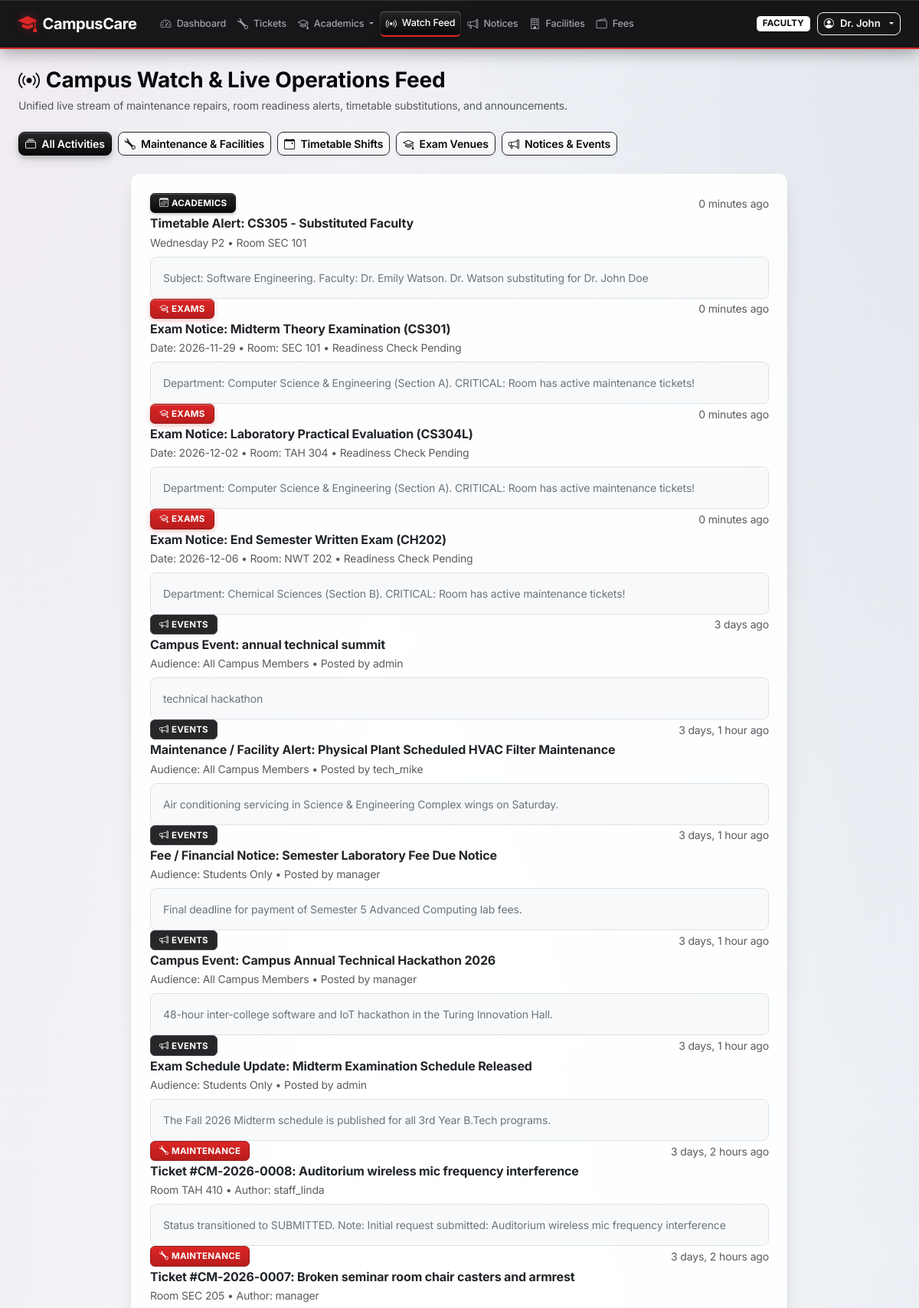
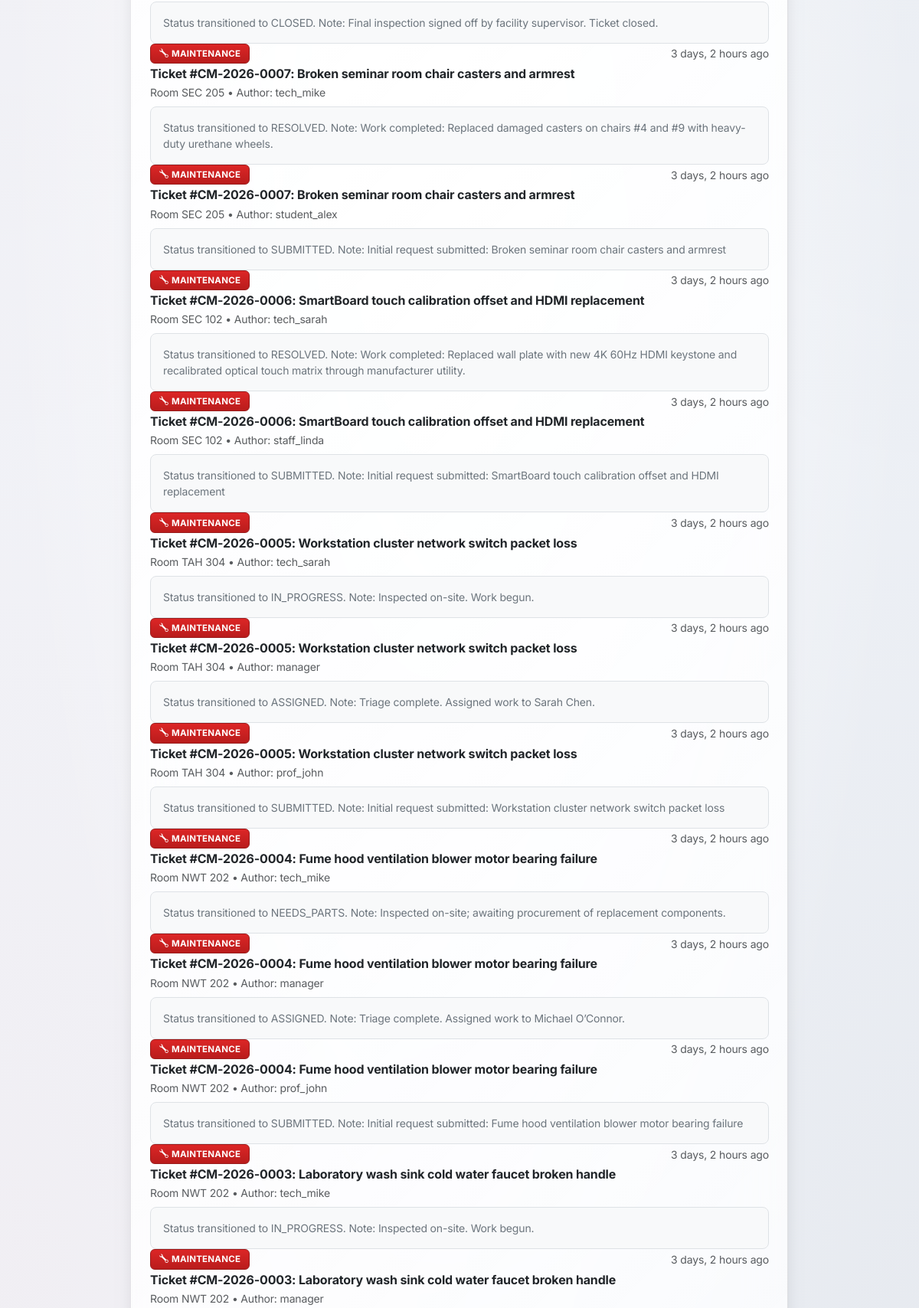
Page /notices/feed/ (signed in, upper part) on the committed database (2 pictures, top to bottom).
### accounts/models.py (models this page shows, shortened)
class User(AbstractUser):
    class Role(models.TextChoices):
        STUDENT = 'STUDENT', 'Student'
        FACULTY = 'FACULTY', 'Faculty'
        TECHNICIAN = 'TECHNICIAN', 'Technician'
        MANAGER = 'MANAGER', 'Facility / Dept Manager'
        ADMIN = 'ADMIN', 'Administrator'
    role = models.CharField(
        max_length=20,
        choices=Role.choices,
        default=Role.STUDENT,
        db_index=True,
        help_text="Designates the system role and permission tier of the user."
    )
    department = models.CharField(max_length=120, blank=True)
    phone_number = models.CharField(max_length=30, blank=True)
    identifier_number = models.CharField(
        max_length=60,
        blank=True,
        help_text="Roll Number (for Students) or Employee ID (for Faculty/Staff)"
    )
    year_or_block = models.CharField(
        max_length=60,
        blank=True,
        help_text="Year & Section (e.g., 3rd Year - Sec A) or Assigned Block"
    )
    is_first_login_2fa_completed = models.BooleanField(
        default=False,
        help_text="Designates whether the user has completed their first-login two-step verification."
    )
    is_onboarding_completed = models.BooleanField(
        default=False,
        help_text="Designates whether the user has completed their initial onboarding profile confirmation."
    )
    last_seen_notices_at = models.DateTimeField(null=True, blank=True)
    last_seen_tickets_at = models.DateTimeField(null=True, blank=True)
    last_seen_timetable_at = models.DateTimeField(null=True, blank=True)
    class Meta:
        ordering = ['username']
    @property
    def is_student(self):
        return self.role == self.Role.STUDENT
    @property
    def is_faculty(self):
        return self.role == self.Role.FACULTY
    @property
    def is_technician(self):
        return self.role == self.Role.TECHNICIAN
    @property
    def is_manager(self):
        return self.role == self.Role.MANAGER or self.is_superuser
    @property
    def is_admin_role(self):
        return self.role == self.Role.ADMIN or self.is_superuser

### notices/models.py (models this page shows, shortened)
class Announcement(models.Model):
    class Type(models.TextChoices):
        GENERAL = 'GENERAL', 'General Announcement'
        EVENT = 'EVENT', 'Campus Event'
        FEE_NOTICE = 'FEE_NOTICE', 'Fee / Financial Notice'
        EXAM_UPDATE = 'EXAM_UPDATE', 'Exam Schedule Update'
        MAINTENANCE_ALERT = 'MAINTENANCE_ALERT', 'Maintenance / Facility Alert'
    class TargetRole(models.TextChoices):
        ALL = 'ALL', 'All Campus Members'
        STUDENT = 'STUDENT', 'Students Only'
        FACULTY = 'FACULTY', 'Faculty Only'
        STAFF = 'STAFF', 'Facilities & Technical Staff'
    title = models.CharField(max_length=200)
    summary = models.CharField(max_length=300)
    body = models.TextField()
    announcement_type = models.CharField(
        max_length=30,
        choices=Type.choices,
        default=Type.GENERAL,
        db_index=True
    )
    target_role = models.CharField(
        max_length=20,
        choices=TargetRole.choices,
        default=TargetRole.ALL,
        db_index=True
    )
    target_department = models.CharField(max_length=120, blank=True)
    event_date = models.DateField(null=True, blank=True)
    due_date = models.DateField(null=True, blank=True)
    is_pinned = models.BooleanField(default=False)
    created_by = models.ForeignKey(
        settings.AUTH_USER_MODEL,
        on_delete=models.SET_NULL,
        null=True,
        blank=True,
        related_name='announcements'
    )
    created_at = models.DateTimeField(auto_now_add=True, db_index=True)
    class Meta:
        ordering = ['-is_pinned', '-created_at']

### tickets/models.py (models this page shows, shortened)
class TicketUpdate(models.Model):
    ticket = models.ForeignKey(
        MaintenanceRequest,
        on_delete=models.CASCADE,
        related_name='updates'
    )
    author = models.ForeignKey(
        settings.AUTH_USER_MODEL,
        on_delete=models.SET_NULL,
        null=True,
        blank=True,
        related_name='ticket_updates'
    )
    old_status = models.CharField(max_length=30, blank=True)
    new_status = models.CharField(max_length=30, blank=True)
    comment = models.TextField()
    created_at = models.DateTimeField(auto_now_add=True)
    class Meta:
        ordering = ['created_at']

### notices/views.py (the view)
# urls.py: path('feed/', views.live_feed_view, name='live_feed'),
@login_required
def live_feed_view(request):
    category_filter = request.GET.get('cat', 'ALL')
    feed_items = []
    if category_filter in ['ALL', 'MAINTENANCE']:
        updates = TicketUpdate.objects.select_related('ticket__room', 'author').order_by('-created_at')[:15]
        for u in updates:
            feed_items.append({
                'category': 'MAINTENANCE',
                'badge_class': 'bg-warning text-dark',
                'icon': 'bi-wrench',
                'title': f"Ticket #{u.ticket.ticket_code}: {u.ticket.title}",
                'meta': f"Room {u.ticket.room.building_code} {u.ticket.room.room_number} &bull; Author: {u.author.username if u.author else 'System'}",
                'body': f"Status transitioned to {u.new_status or u.ticket.status}. Note: {u.comment}",
                'timestamp': u.created_at,
                'link': f"/tickets/{u.ticket.ticket_code}/",
            })
    if category_filter in ['ALL', 'EVENTS']:
        announcements = Announcement.objects.select_related('created_by').order_by('-created_at')[:15]
        for a in announcements:
            feed_items.append({
                'category': 'EVENTS',
                'badge_class': 'bg-info text-white',
                'icon': 'bi-megaphone',
                'title': f"{a.get_announcement_type_display()}: {a.title}",
                'meta': f"Audience: {a.get_target_role_display()} &bull; Posted by {a.created_by.username if a.created_by else 'Admin'}",
                'body': a.summary,
                'timestamp': a.created_at,
                'link': f"/notices/announcements/{a.id}/",
            })
    if category_filter in ['ALL', 'ACADEMICS']:
        slots = TimetableSlot.objects.filter(~Q(status='REGULAR')).select_related('faculty', 'room')[:10]
        for s in slots:
            feed_items.append({
                'category': 'ACADEMICS',
                'badge_class': 'bg-primary text-white',
                'icon': 'bi-calendar3',
                'title': f"Timetable Alert: {s.subject_code} - {s.get_status_display()}",
                'meta': f"{s.get_day_of_week_display()} P{s.period_number} &bull; Room {s.room.building_code} {s.room.room_number}",
                'body': f"Subject: {s.subject_name}. Faculty: {s.faculty.get_full_name() if s.faculty else 'TBA'}. {s.notes}",
                'timestamp': timezone.now(),
                'link': "/academics/timetable/",
            })
    if category_filter in ['ALL', 'EXAMS']:
        exams = ExamSchedule.objects.select_related('room', 'invigilator').order_by('exam_date')[:10]
        for e in exams:
            readiness_str = "Verified Ready" if e.room_readiness_checked else "Readiness Check Pending"
            has_crit = e.has_room_critical_issues
            feed_items.append({
                'category': 'EXAMS',
                'badge_class': 'bg-danger text-white' if has_crit else 'bg-dark text-white',
                'icon': 'bi-mortarboard',
                'title': f"Exam Notice: {e.exam_name} ({e.subject_code})",
                'meta': f"Date: {e.exam_date} &bull; Room: {e.room.building_code} {e.room.room_number} &bull; {readiness_str}",
                'body': f"Department: {e.department} ({e.section}). {'CRITICAL: Room has active maintenance tickets!' if has_crit else ''}",
                'timestamp': timezone.now(),
                'link': "/academics/exams/",
            })
    feed_items.sort(key=lambda x: x['timestamp'], reverse=True)
    return render(request, 'notices/live_feed.html', {
        'feed_items': feed_items[:30],
        'category_filter': category_filter,
    })

### templates/notices/live_feed.html (shortened to what this page needs)
{% extends 'base.html' %}
{% block content %}
<div class="d-flex flex-column flex-md-row justify-content-between align-items-md-center gap-3 mb-4">
    <div>
        <h3 class="fw-bold mb-1"><i class="bi bi-broadcast live-feed-pulsing-icon me-2"></i>Campus Watch & Live Operations Feed</h3>
        <p class="text-muted small mb-0">Unified live stream of maintenance repairs, room readiness alerts, timetable substitutions, and announcements.</p>
    </div>
</div>
<div class="d-flex flex-wrap gap-2 mb-4">
    <a href="{% url 'notices:live_feed' %}?cat=ALL" class="btn btn-sm {% if category_filter == 'ALL' %}btn-dark{% else %}btn-outline-secondary{% endif %}">
        <i class="bi bi-collection me-1"></i> All Activities
    </a>
    <a href="{% url 'notices:live_feed' %}?cat=MAINTENANCE" class="btn btn-sm {% if category_filter == 'MAINTENANCE' %}btn-dark{% else %}btn-outline-secondary{% endif %}">
        <i class="bi bi-wrench me-1"></i> Maintenance & Facilities
    </a>
    <a href="{% url 'notices:live_feed' %}?cat=ACADEMICS" class="btn btn-sm {% if category_filter == 'ACADEMICS' %}btn-dark{% else %}btn-outline-secondary{% endif %}">
        <i class="bi bi-calendar-event me-1"></i> Timetable Shifts
    </a>
    <a href="{% url 'notices:live_feed' %}?cat=EXAMS" class="btn btn-sm {% if category_filter == 'EXAMS' %}btn-dark{% else %}btn-outline-secondary{% endif %}">
        <i class="bi bi-mortarboard me-1"></i> Exam Venues
    </a>
    <a href="{% url 'notices:live_feed' %}?cat=EVENTS" class="btn btn-sm {% if category_filter == 'EVENTS' %}btn-dark{% else %}btn-outline-secondary{% endif %}">
        <i class="bi bi-megaphone me-1"></i> Notices & Events
    </a>
</div>
<div class="row justify-content-center">
    <div class="col-lg-9">
        <div class="card shadow-sm border-0">
            <div class="card-body p-4">
                <div class="timeline-container">
                    {% for item in feed_items %}
                    <div class="timeline-item">
                        <div class="d-flex justify-content-between align-items-center mb-1">
                            <span class="badge {{ item.badge_class }}">
                                <i class="bi {{ item.icon }} me-1"></i>{{ item.category }}
                            </span>
                            <span class="small text-muted">{{ item.timestamp|timesince }} ago</span>
                        </div>
                        <h6 class="fw-bold text-dark mb-1">
                            {% if item.link %}
                            <a href="{{ item.link }}" class="text-decoration-none text-dark">
                                {{ item.title }}
                            </a>
                            {% else %}
                            {{ item.title }}
                            {% endif %}
                        </h6>
                        <div class="small text-muted mb-2">{{ item.meta|safe }}</div>
                        <div class="p-3 bg-light rounded-3 border small text-secondary">
                            {{ item.body|linebreaksbr }}
                        </div>
                    </div>
                    {% empty %}
                    <div class="text-center py-5 text-muted">
                        <i class="bi bi-broadcast-pin fs-2 d-block mb-2"></i>
                        No operational events logged for this category.
                    </div>
                    {% endfor %}
                </div>
            </div>
        </div>
    </div>
</div>
{% endblock %}

### templates/base.html (shortened to what this page needs)
{% load static %}
<!DOCTYPE html>
<html lang="en">
<head>
    <link href="https://cdn.jsdelivr.net/npm/bootstrap@5.3.3/dist/css/bootstrap.min.css" rel="stylesheet">
    <link href="https://cdn.jsdelivr.net/npm/bootstrap-icons@1.11.3/font/bootstrap-icons.min.css" rel="stylesheet">
    <link rel="stylesheet" href="{% static 'css/glass_theme.css' %}?v=2.2">
</head>
<body>
    <nav class="navbar navbar-expand-lg navbar-custom sticky-top py-2">
        <div class="container-fluid px-3 px-xl-4">
            <a class="navbar-brand d-flex align-items-center gap-2 text-nowrap" href="{% if user.is_authenticated %}{% url 'core:dashboard' %}{% else %}{% url 'core:index' %}{% endif %}">
                <i class="bi bi-mortarboard-fill fs-4" style="color: var(--rwb-red);"></i>
                <span class="fw-bold">CampusCare</span>
            </a>
            <div class="collapse navbar-collapse" id="mainNavbar">
                {% if user.is_authenticated %}
                <ul class="navbar-nav me-auto mb-2 mb-lg-0 ms-lg-2 align-items-center">
                    <li class="nav-item">
                        <a class="nav-link text-nowrap {% if request.resolver_match.url_name == 'dashboard' %}active{% endif %}" href="{% url 'core:dashboard' %}">
                            <i class="bi bi-speedometer2 me-1"></i>Dashboard
                        </a>
                    </li>
                    <li class="nav-item">
                        <a class="nav-link text-nowrap {% if request.resolver_match.app_name == 'tickets' %}active{% endif %}" href="{% url 'tickets:ticket_list' %}">
                            <i class="bi bi-wrench me-1"></i>Tickets
                        </a>
                    </li>
                    <li class="nav-item dropdown">
                        <a class="nav-link dropdown-toggle text-nowrap {% if request.resolver_match.app_name == 'academics' %}active{% endif %}" href="#" role="button" data-bs-toggle="dropdown" aria-expanded="false">
                            <i class="bi bi-mortarboard me-1"></i>Academics
                        </a>
                    </li>
                    <li class="nav-item">
                        <a class="nav-link text-nowrap {% if request.resolver_match.url_name == 'live_feed' %}active{% endif %}" href="{% url 'notices:live_feed' %}">
                            <i class="bi bi-broadcast live-feed-pulsing-icon me-1"></i>Watch Feed
                        </a>
                    </li>
                    <li class="nav-item">
                        <a class="nav-link text-nowrap {% if request.resolver_match.url_name == 'announcement_list' %}active{% endif %}" href="{% url 'notices:announcement_list' %}">
                            <i class="bi bi-megaphone me-1"></i>Notices
                        </a>
                    </li>
                    <li class="nav-item">
                        <a class="nav-link text-nowrap {% if request.resolver_match.app_name == 'facilities' %}active{% endif %}" href="{% url 'facilities:room_list' %}">
                            <i class="bi bi-building me-1"></i>Facilities
                        </a>
                    </li>
                    <li class="nav-item">
                        <a class="nav-link text-nowrap {% if request.resolver_match.url_name == 'fee_tracker' %}active{% endif %}" href="{% url 'notices:fee_tracker' %}">
                            <i class="bi bi-wallet2 me-1"></i>Fees
                        </a>
                    </li>
                </ul>
                <div class="d-flex align-items-center gap-2 flex-shrink-0 ms-auto">
                    <span class="badge {% if user.role == 'ADMIN' %}badge-role-admin{% elif user.role == 'MANAGER' %}badge-role-manager{% elif user.role == 'TECHNICIAN' %}badge-role-technician{% elif user.role == 'FACULTY' %}badge-role-faculty{% else %}badge-role-student{% endif %} text-uppercase px-2 py-1 text-nowrap" style="font-size: 0.72rem;">
                        {{ user.get_role_display }}
                    </span>
                    <div class="dropdown">
                        <button class="btn btn-outline-light btn-sm dropdown-toggle d-flex align-items-center gap-2 text-nowrap py-1 px-2" type="button" data-bs-toggle="dropdown" style="font-size: 0.82rem;">
                            <i class="bi bi-person-circle"></i>
                            <span class="text-truncate" style="max-width: 110px;">{{ user.first_name|default:user.username }}</span>
                        </button>
                    </div>
                </div>
                {% endif %}
            </div>
        </div>
    </nav>
    <main class="flex-grow-1 py-4">
        <div class="container-fluid px-lg-4">
            {% block content %}{% endblock %}
        </div>
    </main>
</body>
</html>

### rows in the picture
User: role "FACULTY", first_name "Dr. John"
Announcement: timestamp "3 days", body "technical hackathon"
Announcement: timestamp "3 days, 1 hour", body "Air conditioning servicing in Science & Engineering Complex wings on Saturday."
Announcement: timestamp "3 days, 1 hour", body "Final deadline for payment of Semester 5 Advanced Computing lab fees."
Announcement: timestamp "3 days, 1 hour", body "48-hour inter-college software and IoT hackathon in the Turing Innovation Hall."
Announcement: timestamp "3 days, 1 hour", body "The Fall 2026 Midterm schedule is published for all 3rd Year B.Tech programs."
TicketUpdate: timestamp "3 days, 2 hours"
TicketUpdate: timestamp "3 days, 2 hours"
TicketUpdate: timestamp "3 days, 2 hours"
TicketUpdate: timestamp "3 days, 2 hours"
TicketUpdate: timestamp "3 days, 2 hours"
TicketUpdate: timestamp "3 days, 2 hours"
TicketUpdate: timestamp "3 days, 2 hours"
TicketUpdate: timestamp "3 days, 2 hours"
TicketUpdate: timestamp "3 days, 2 hours"
TicketUpdate: timestamp "3 days, 2 hours"
TicketUpdate: timestamp "3 days, 2 hours"
TicketUpdate: timestamp "3 days, 2 hours"
TicketUpdate: timestamp "3 days, 2 hours"
TicketUpdate: timestamp "3 days, 2 hours"

### other values in the picture
{{ item.category }} "ACADEMICS" "EXAMS" "EXAMS" "EXAMS" "EVENTS" "EVENTS" "EVENTS" "EVENTS" "EVENTS" "MAINTENANCE" "MAINTENANCE" "MAINTENANCE" "MAINTENANCE" "MAINTENANCE" "MAINTENANCE" "MAINTENANCE" "MAINTENANCE" "MAINTENANCE" "MAINTENANCE" "MAINTENANCE" "MAINTENANCE" "MAINTENANCE" "MAINTENANCE"
{{ item.timestamp|timesince }} "0 minutes" "0 minutes" "0 minutes" "0 minutes"
{{ item.title }} "Timetable Alert: CS305 - Substituted Faculty" "Exam Notice: Midterm Theory Examination (CS301)" "Exam Notice: Laboratory Practical Evaluation (CS304L)" "Exam Notice: End Semester Written Exam (CH202)" "Campus Event: annual technical summit" "Maintenance / Facility Alert: Physical Plant Scheduled HVAC Filter Maintenance" "Fee / Financial Notice: Semester Laboratory Fee Due Notice" "Campus Event: Campus Annual Technical Hackathon 2026" "Exam Schedule Update: Midterm Examination Schedule Released" "Ticket #CM-2026-0008: Auditorium wireless mic frequency interference" "Ticket #CM-2026-0007: Broken seminar room chair casters and armrest" "Ticket #CM-2026-0007: Broken seminar room chair casters and armrest" "Ticket #CM-2026-0007: Broken seminar room chair casters and armrest" "Ticket #CM-2026-0006: SmartBoard touch calibration offset and HDMI replacement" "Ticket #CM-2026-0006: SmartBoard touch calibration offset and HDMI replacement" "Ticket #CM-2026-0005: Workstation cluster network switch packet loss" "Ticket #CM-2026-0005: Workstation cluster network switch packet loss" "Ticket #CM-2026-0005: Workstation cluster network switch packet loss" "Ticket #CM-2026-0004: Fume hood ventilation blower motor bearing failure" "Ticket #CM-2026-0004: Fume hood ventilation blower motor bearing failure" "Ticket #CM-2026-0004: Fume hood ventilation blower motor bearing failure" "Ticket #CM-2026-0003: Laboratory wash sink cold water faucet broken handle" "Ticket #CM-2026-0003: Laboratory wash sink cold water faucet broken handle"
{{ item.meta|safe }} "Wednesday P2 • Room SEC 101" "Date: 2026-11-29 • Room: SEC 101 • Readiness Check Pending" "Date: 2026-12-02 • Room: TAH 304 • Readiness Check Pending" "Date: 2026-12-06 • Room: NWT 202 • Readiness Check Pending" "Audience: All Campus Members • Posted by admin" "Audience: All Campus Members • Posted by tech_mike" "Audience: Students Only • Posted by manager" "Audience: All Campus Members • Posted by manager" "Audience: Students Only • Posted by admin" "Room TAH 410 • Author: staff_linda" "Room SEC 205 • Author: manager" "Room SEC 205 • Author: tech_mike" "Room SEC 205 • Author: student_alex" "Room SEC 102 • Author: tech_sarah" "Room SEC 102 • Author: staff_linda" "Room TAH 304 • Author: tech_sarah" "Room TAH 304 • Author: manager" "Room TAH 304 • Author: prof_john" "Room NWT 202 • Author: tech_mike" "Room NWT 202 • Author: manager" "Room NWT 202 • Author: prof_john" "Room NWT 202 • Author: tech_mike" "Room NWT 202 • Author: manager"
{{ item.body|linebreaksbr }} "Subject: Software Engineering. Faculty: Dr. Emily Watson. Dr. Watson substituting for Dr. John Doe" "Department: Computer Science & Engineering (Section A). CRITICAL: Room has active maintenance tickets!" "Department: Computer Science & Engineering (Section A). CRITICAL: Room has active maintenance tickets!" "Department: Chemical Sciences (Section B). CRITICAL: Room has active maintenance tickets!" "Status transitioned to SUBMITTED. Note: Initial request submitted: Auditorium wireless mic frequency interference" "Status transitioned to CLOSED. Note: Final inspection signed off by facility supervisor. Ticket closed." "Status transitioned to RESOLVED. Note: Work completed: Replaced damaged casters on chairs #4 and #9 with heavy-duty urethane wheels." "Status transitioned to SUBMITTED. Note: Initial request submitted: Broken seminar room chair casters and armrest" "Status transitioned to RESOLVED. Note: Work completed: Replaced wall plate with new 4K 60Hz HDMI keystone and recalibrated optical touch matrix through manufacturer utility." "Status transitioned to SUBMITTED. Note: Initial request submitted: SmartBoard touch calibration offset and HDMI replacement" "Status transitioned to IN_PROGRESS. Note: Inspected on-site. Work begun." "Status transitioned to ASSIGNED. Note: Triage complete. Assigned work to Sarah Chen." "Status transitioned to SUBMITTED. Note: Initial request submitted: Workstation cluster network switch packet loss" "Status transitioned to NEEDS_PARTS. Note: Inspected on-site; awaiting procurement of replacement components." "Status transitioned to ASSIGNED. Note: Triage complete. Assigned work to Michael O’Connor." "Status transitioned to SUBMITTED. Note: Initial request submitted: Fume hood ventilation blower motor bearing failure" "Status transitioned to IN_PROGRESS. Note: Inspected on-site. Work begun."
